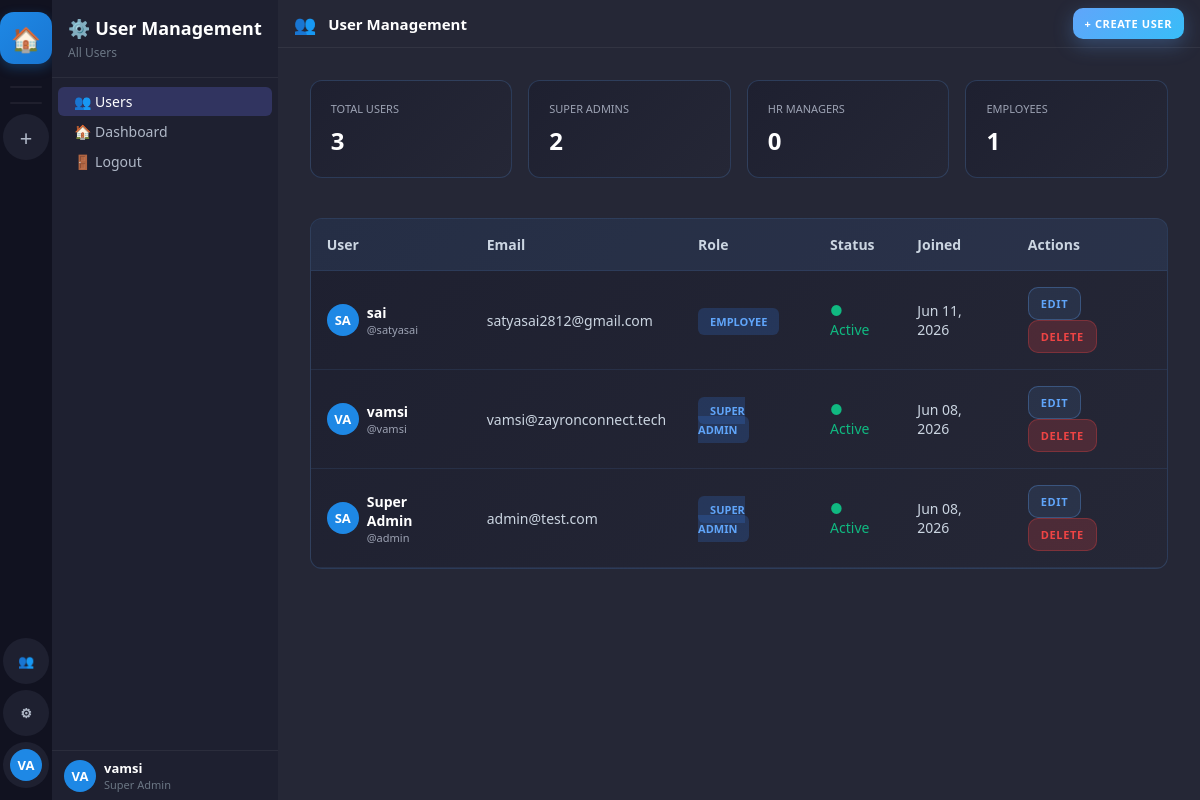
The page /users-manage/ (signed in) on the database as committed earlier.
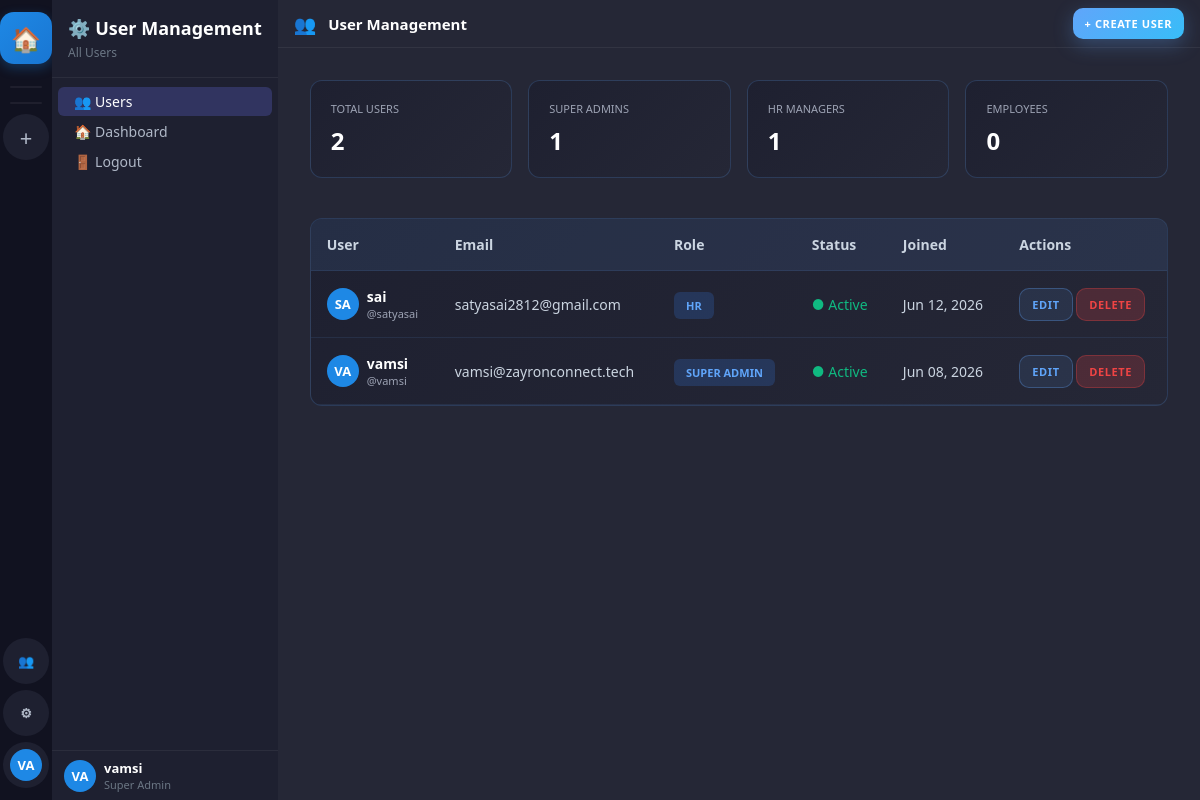
The same page on the database as committed later.
### accounts/models.py (models this page shows, shortened)
class User(AbstractUser):
    ROLE_CHOICES = [
        ('super_admin', 'Super Admin'),
        ('hr', 'HR'),
        ('employee', 'Employee'),
    ]
    STATUS_CHOICES = [
        ('online', 'Online'),
        ('offline', 'Offline'),
        ('busy', 'Busy'),
        ('away', 'Away'),
    ]
    display_name = models.CharField(max_length=100, blank=True)
    avatar = models.ImageField(upload_to='avatars/', null=True, blank=True)
    is_super_admin = models.BooleanField(default=False)  # Legacy, kept for compatibility
    role = models.CharField(max_length=20, default='employee', choices=ROLE_CHOICES)
    status = models.CharField(max_length=20, default='offline', choices=STATUS_CHOICES)
    bio = models.TextField(blank=True)
    phone = models.CharField(max_length=20, blank=True)
    created_by = models.ForeignKey('self', on_delete=models.SET_NULL, null=True, blank=True, related_name='created_users')
    can_manage_users = models.BooleanField(default=False)  # Control access to user creation
    can_create_projects = models.BooleanField(default=False)  # Control access to project creation
    must_change_password = models.BooleanField(default=False)  # Force password change on first login
    class Meta:
        db_table = 'zc_users'
    def get_display_name(self):
        return self.display_name or self.get_full_name() or self.username
    def get_initials(self):
        name = self.get_display_name()
        parts = name.split()
        if len(parts) >= 2:
            return (parts[0][0] + parts[1][0]).upper()
        return name[:2].upper() if name else 'U'
    def is_super_admin_user(self):
        return self.role == 'super_admin' or self.is_super_admin

### accounts/views.py (the view, shortened to what this page needs)
# urls.py: path('users-manage/', views.user_management_unified, name='user_management_unified'),
@login_required
def user_management_unified(request):
    can_manage = request.user.is_super_admin_user() or request.user.is_hr_user() or request.user.can_manage_users
    if not can_manage:
        return redirect('dashboard')
    user_role = request.user.role
    if user_role == 'super_admin':
        all_users = User.objects.all().order_by('-date_joined')
        stat_super_admins = all_users.filter(role='super_admin').count()
        stat_hrs = all_users.filter(role='hr').count()
        stat_employees = all_users.filter(role='employee').count()
    else:
        all_users = User.objects.filter(created_by=request.user).order_by('-date_joined')
        stat_super_admins = 0
        stat_hrs = 0
        stat_employees = all_users.count()
    context = {
        'users': all_users,
        'total_users': all_users.count(),
        'super_admins': stat_super_admins,
        'hrs': stat_hrs,
        'employees': stat_employees,
        'user_role': user_role,
    }
    return render(request, 'admin_panel/user_management_unified.html', context)

### templates/admin_panel/user_management_unified.html (shortened to what the changed rows need)
{% extends 'base.html' %}
{% block sidebar %}
<nav class="sidebar-channels">
  <div class="sc-header">
    <h2>⚙️ User Management</h2>
  </div>
  <div class="sc-userbar">
    <div class="avatar-wrap">
      <div class="avatar avatar-32" style="background:var(--accent)">{{ user.get_initials }}</div>
    </div>
    <div style="flex:1;min-width:0">
      <div class="ub-name">{{ user.get_display_name }}</div>
      <div class="ub-tag">{{ user.get_role_display }}</div>
    </div>
  </div>
</nav>
{% endblock %}
{% block content %}
<div class="dashboard-content">
  <div class="d-grid mb-5" style="grid-template-columns: repeat(auto-fit, minmax(200px, 1fr)); gap: 16px;">
    {% if user_role == 'super_admin' %}
    <div class="bg-sidebar-r p-5 rounded-lg border">
      <div class="text-xs uppercase text-3 mb-2">Total Users</div>
      <div class="text-3xl fw-bold">{{ total_users }}</div>
    </div>
    <div class="bg-sidebar-r p-5 rounded-lg border">
      <div class="text-xs uppercase text-3 mb-2">Super Admins</div>
      <div class="text-3xl fw-bold">{{ super_admins }}</div>
    </div>
    <div class="bg-sidebar-r p-5 rounded-lg border">
      <div class="text-xs uppercase text-3 mb-2">HR Managers</div>
      <div class="text-3xl fw-bold">{{ hrs }}</div>
    </div>
    <div class="bg-sidebar-r p-5 rounded-lg border">
      <div class="text-xs uppercase text-3 mb-2">Employees</div>
      <div class="text-3xl fw-bold">{{ employees }}</div>
    </div>
    {% endif %}
  </div>
  <div class="bg-sidebar-r rounded-lg overflow-hidden border">
    <table class="w-full" style="border-collapse: collapse;">
      <thead>
        <tr class="bg-active border-b">
          <th class="p-4 text-left fw-600 text-2">User</th>
          <th class="p-4 text-left fw-600 text-2">Email</th>
          {% if user_role == 'super_admin' %}<th class="p-4 text-left fw-600 text-2">Role</th>{% endif %}
          <th class="p-4 text-left fw-600 text-2">Status</th>
          <th class="p-4 text-left fw-600 text-2">Joined</th>
          <th class="p-4 text-left fw-600 text-2">Actions</th>
        </tr>
      </thead>
      <tbody>
        {% for user_item in users %}
        <tr class="border-b" style="transition: background 0.2s;">
          <td class="p-4">
            <div class="d-flex align-center gap-2">
              <div class="avatar avatar-32" style="background: var(--accent);">{{ user_item.get_initials }}</div>
              <div>
                <div class="fw-600">{{ user_item.get_display_name }}</div>
                <div class="text-xs text-3">@{{ user_item.username }}</div>
              </div>
            </div>
          </td>
          <td class="p-4 text-2">{{ user_item.email }}</td>
          {% if user_role == 'super_admin' %}
          <td class="p-4">
            <span class="badge" style="background: rgba(59, 130, 246, 0.2); color: #60a5fa; padding: 6px 12px; border-radius: 6px; font-size: 11px; font-weight: 600; text-transform: uppercase;">
              {{ user_item.get_role_display }}
            </span>
          </td>
          {% endif %}
          <td class="p-4">
            {% if user_item.is_active %}
            <span class="text-success" style="color: #10b981;">● Active</span>
            {% else %}
            <span class="text-danger" style="color: #ef4444;">● Inactive</span>
            {% endif %}
          </td>
          <td class="p-4 text-2">{{ user_item.date_joined|date:"M d, Y" }}</td>
          <td class="p-4">
            <button class="btn btn-sm btn-secondary" onclick="openModal('edit-user-modal-{{ user_item.id }}')">Edit</button>
            <button class="btn btn-sm btn-danger" onclick="deleteUser({{ user_item.id }}, '{{ user_item.username }}')">Delete</button>
          </td>
        </tr>
        {% empty %}
        <tr>
          <td colspan="{% if user_role == 'super_admin' %}6{% else %}5{% endif %}" class="p-6 text-center text-3">
            No users found. Create one to get started!
          </td>
        </tr>
        {% endfor %}
      </tbody>
    </table>
  </div>
</div>
{% endblock %}

### templates/base.html (shortened to what this page needs)
<!DOCTYPE html>
<html lang="en">
<head>
<link rel="stylesheet" href="/static/css/main.css">
</head>
<body>
<div class="app-shell">
  <nav class="sidebar-projects" id="sidebar-projects">
    <a href="/dashboard/" class="sp-btn sp-logo" title="Home" onclick="location.reload(); return true">🏠</a>
    <div class="sp-divider"></div>
    <div class="sp-divider"></div>
    {% if user.role == 'super_admin' or user.role == 'hr' or user.can_create_projects %}
    <a href="/project/create/" class="sp-btn" title="New Project">
      <span style="font-size:22px;font-weight:300">+</span>
    </a>
    {% endif %}
    {% if user.role == 'super_admin' or user.role == 'hr' or user.can_manage_users %}
    <a href="{% url 'user_management_unified' %}" class="sp-btn" title="User Management">
      👥
    </a>
    {% endif %}
    {% if user.is_super_admin or user.is_staff %}
    <a href="/admin-panel/" class="sp-btn" title="Admin Panel">
      ⚙
    </a>
    {% endif %}
    <a href="/profile/" class="sp-btn" title="Profile">
      <div class="avatar avatar-32" style="background:var(--accent)">{{ user.get_initials }}</div>
    </a>
  </nav>
  {% block sidebar %}{% endblock %}
  <main class="main-content" id="main-content">
    {% block content %}{% endblock %}
  </main>
</div>
</body>
</html>

Rows that differ between the two databases and show on the page:
removed User: get_initials "SA", get_display_name "sai", username "satyasai", email "satyasai2812@gmail.com", role "EMPLOYEE", is_active "● Active", date_joined "Jun 11, 2026"
removed User: get_initials "SA", get_display_name "Super Admin", username "admin", email "admin@test.com", role "SUPER ADMIN", is_active "● Active", date_joined "Jun 08, 2026"
added User: get_initials "SA", get_display_name "sai", username "satyasai", email "satyasai2812@gmail.com", role "HR", is_active "● Active", date_joined "Jun 12, 2026"
Other text that changed with them:
{{ total_users }}: "3" → "2"
{{ super_admins }}: "2" → "1"
{{ hrs }}: "0" → "1"
{{ employees }}: "1" → "0"
